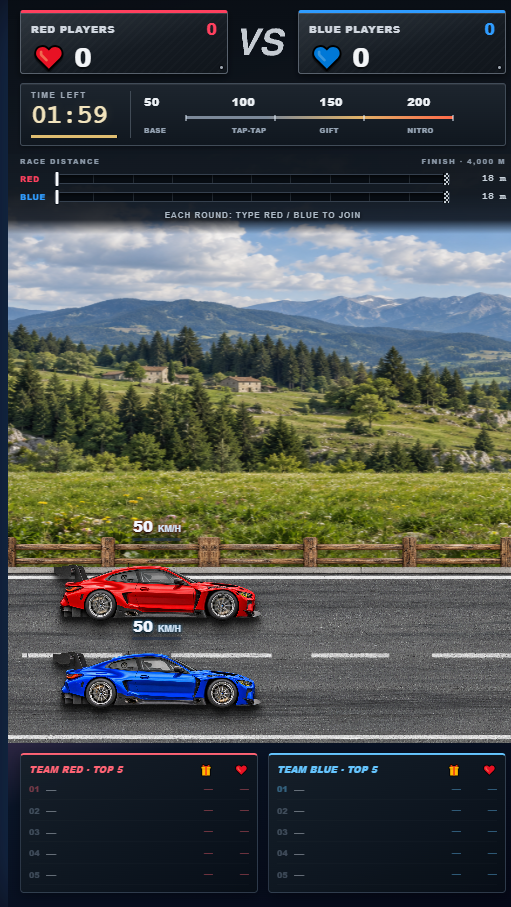
#> input picture assets/neon-race-preview.png, 511 x 907 px
$ python create-preview-v2.py ../assets/neon-race-preview.png
#> lines starting #> are read from the running program, lines starting #| are printed output that depends on the picture
"""Render a 16-second 1080p promo using actual game screenshots and original audio.

Uses the checkout-local Pillow/FFmpeg tools. --stills-only renders QA frames first.
"""
import array
import math
import random
import subprocess
import sys
import wave
from pathlib import Path

ROOT = Path(__file__).resolve().parents[1]
sys.path.insert(0, str(ROOT / '.tools/video'))
from PIL import Image, ImageDraw, ImageFont, ImageFilter, ImageOps
import imageio_ffmpeg

W, H, FPS, DURATION = 1920, 1080, 30, 16
ASSETS = ROOT / 'assets'
WORK = ROOT / '.tools/video/render'
WORK.mkdir(parents=True, exist_ok=True)
FONT_DIR = ROOT / '.tools/video/fonts'
DISPLAY = FONT_DIR / 'oxanium-bold.ttf'
BODY = FONT_DIR / 'inter-bold.ttf'
if not DISPLAY.exists(): DISPLAY = Path('C:/Windows/Fonts/bahnschrift.ttf')
if not BODY.exists(): BODY = Path('C:/Windows/Fonts/segoeuib.ttf')
RED, WHITE, MUTED = '#ff3344', '#f6f6f8', '#b8b8c2'

def font(size, body=False):
    return ImageFont.truetype(str(BODY if body else DISPLAY), size)

GAMES = [
    ('neon-race-preview.png', 'NEON RACE', 'CURSE AUTO', 'Fiecare like contează.\nFiecare cadou schimbă cursa.'),
    ('neon-riders-preview.png', 'NEON RIDERS', 'CURSE MOTO', 'Două echipe.\nO singură linie de sosire.'),
    ('country-derby-preview.png', 'COUNTRY DERBY', 'CURSE DE CAI', 'Alege-ți echipa.\nLasă comunitatea să joace.'),
]
ART = [Image.open(ASSETS / game[0]).convert('RGB') for game in GAMES]
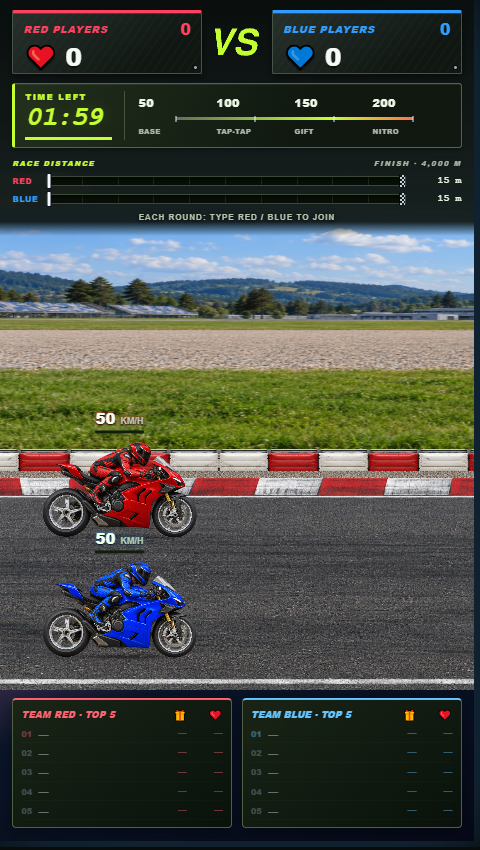
#> input picture assets/neon-riders-preview.png, 480 x 850 px
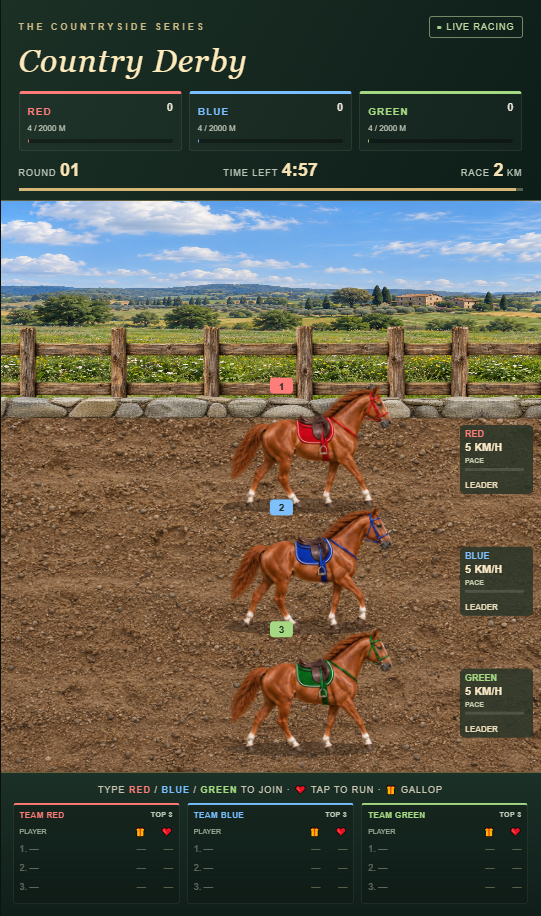
#> input picture assets/country-derby-preview.png, 541 x 916 px
#> ART = 3 items
#> (the run stopped early here; a loop or call above may not have finished)
